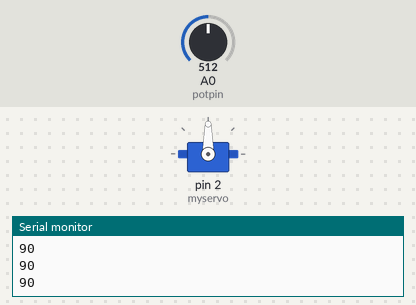
Simulated run of this sketch. Board: Arduino Uno, built with avr-gcc and run on an emulated ATmega328P. On the bench: servo, the last lines printed to the serial monitor. The inputs (shaded band) are chosen by the test bench; at power-on: A0 (potpin) = 512.

Above: at 1.2 s.
1.3 s: A0 (potpin) set to 716
At 1.6 s:
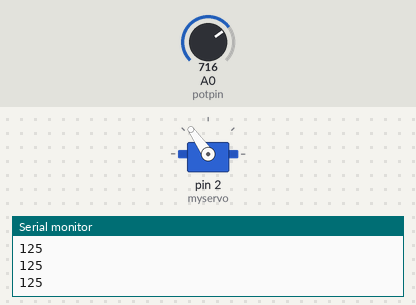
2.8 s: A0 (potpin) set to 900
At 4.0 s:
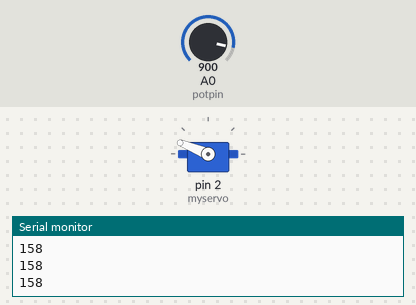
4.3 s: A0 (potpin) set to 1023
At 5.2 s:
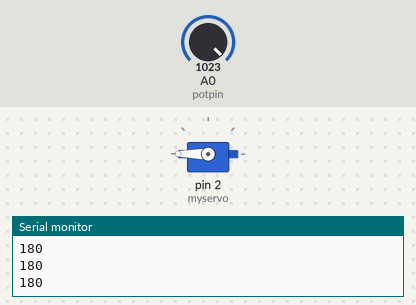
5.8 s: A0 (potpin) set to 306
At 6.1 s:
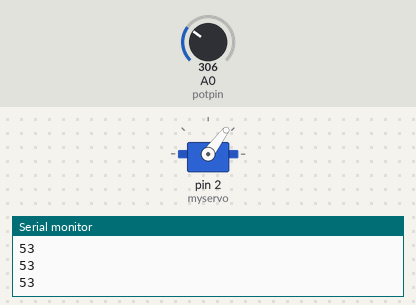
7.3 s: A0 (potpin) set to 122
At 8.5 s:
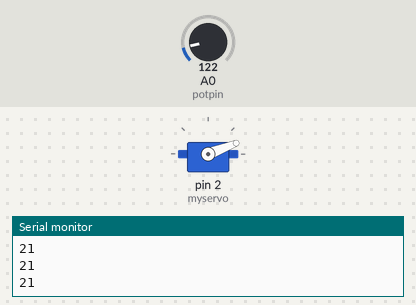
8.8 s: A0 (potpin) set to 0
At 9.9 s:
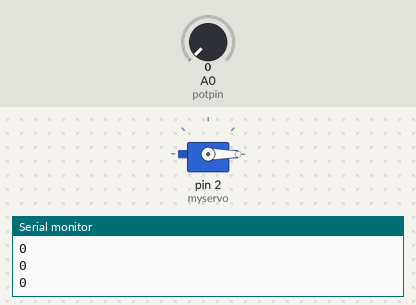
Timing chart, 0 to 11.3 s (numbered marks = the images above; inputs shaded):
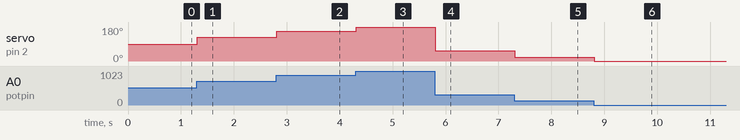

The sketch:

pot_servo.ino
```cpp
/*
 Controlling a servo position using a potentiometer (variable resistor)
 by Michal Rinott <http://people.interaction-ivrea.it/m.rinott>

 modified on 8 Nov 2013
 by Scott Fitzgerald
 http://www.arduino.cc/en/Tutorial/Knob

 modified on 14 Feb 2022
 by Willem van der Linden
 added serial communication to show the angle
*/

#include <Servo.h>

Servo myservo;  // create servo object to control a servo

int potpin = A0;  // analog pin used to connect the potentiometer
int val;    // variable to read the value from the analog pin

void setup() {
  myservo.attach(2);  // attaches the servo on pin 9 to the servo object
  Serial.begin(9600);       // Start serial communication with baudrate 9600
}

void loop() {
  val = analogRead(potpin);            // reads the value of the potentiometer (value between 0 and 1023)
  val = map(val, 0, 1023, 0, 180);     // scale it for use with the servo (value between 0 and 180)
  Serial.println(val);                 // write angle (goal) to serial
  myservo.write(val);                  // sets the servo position according to the scaled value
  delay(15);                           // waits for the servo to get there
}
```

Measured:
- after the input at 1.3 s, servo on pin 2 (myservo): 90° → 125° at once
- after the input at 2.8 s, servo on pin 2 (myservo): 125° → 158° at once
- after the input at 4.3 s, servo on pin 2 (myservo): 158° → 180° at once
- after the input at 5.8 s, servo on pin 2 (myservo): 180° → 53° at once
- after the input at 7.3 s, servo on pin 2 (myservo): 53° → 21° at once
- after the input at 8.8 s, servo on pin 2 (myservo): 21° → 0° at once
